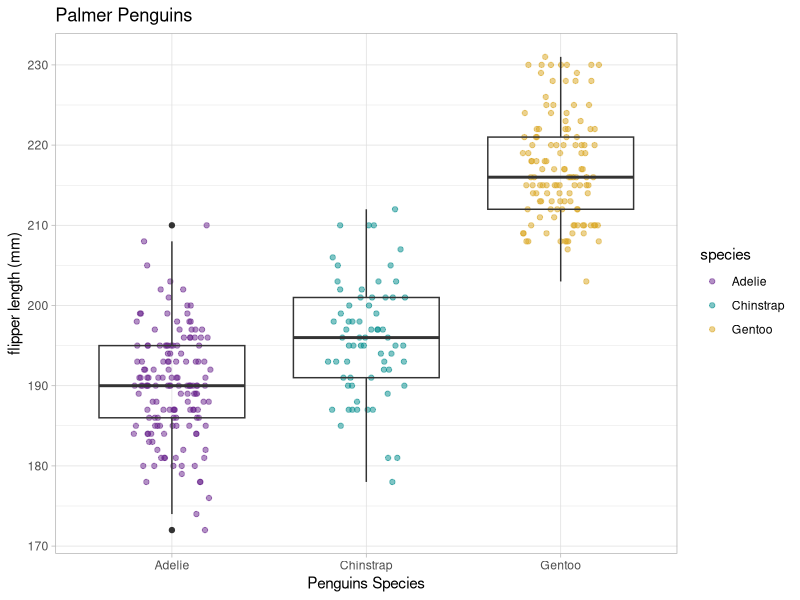
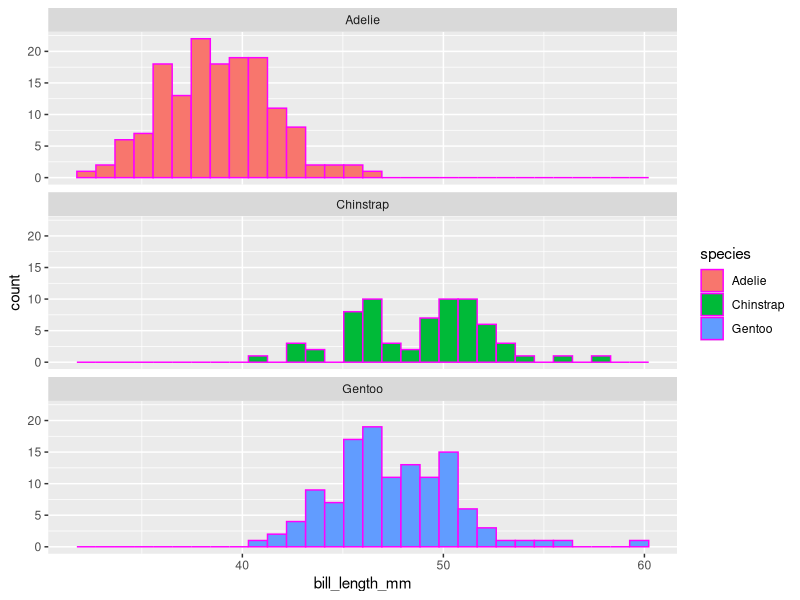

These figures' R source, in order:
## ---- chunk 1
#| warning: false
#| echo: false 
library(tidyverse)
library(palmerpenguins)
library(GGally)
library(skimr)
## ---- chunk 2
#| include: false

# Tell me the column names 
names(penguins)

# What are the dimensions?
dim(penguins)

# Can you show me the first 6 lines?
head(penguins)

# Can you show me the last 6 lines?
tail(penguins)
## ---- chunk 3
#| echo: false
2 + 10
## ---- chunk 4
skim(penguins)
## ---- chunk 5
# GGally::ggpairs(penguins)
## ---- chunk 6
#| Fig = "My awesome figure caption"
ggplot(data = penguins, aes(x = species, y = flipper_length_mm)) + 
  geom_jitter(width = 0.2, 
              alpha = 0.5,
              height = 0,
              aes(color = species)) +
  geom_boxplot(fill = NA) +
  theme_light() +
  scale_color_manual(values = c("darkorchid4", "cyan4", "goldenrod")) +
  labs(x = "Penguins Species", y = "flipper length (mm)", title = "Palmer Penguins")
## ---- chunk 7
ggplot(data = penguins, aes(x = bill_length_mm)) +
         geom_histogram(aes(fill = species), color = "magenta") + facet_wrap(~species, ncol = 1)
